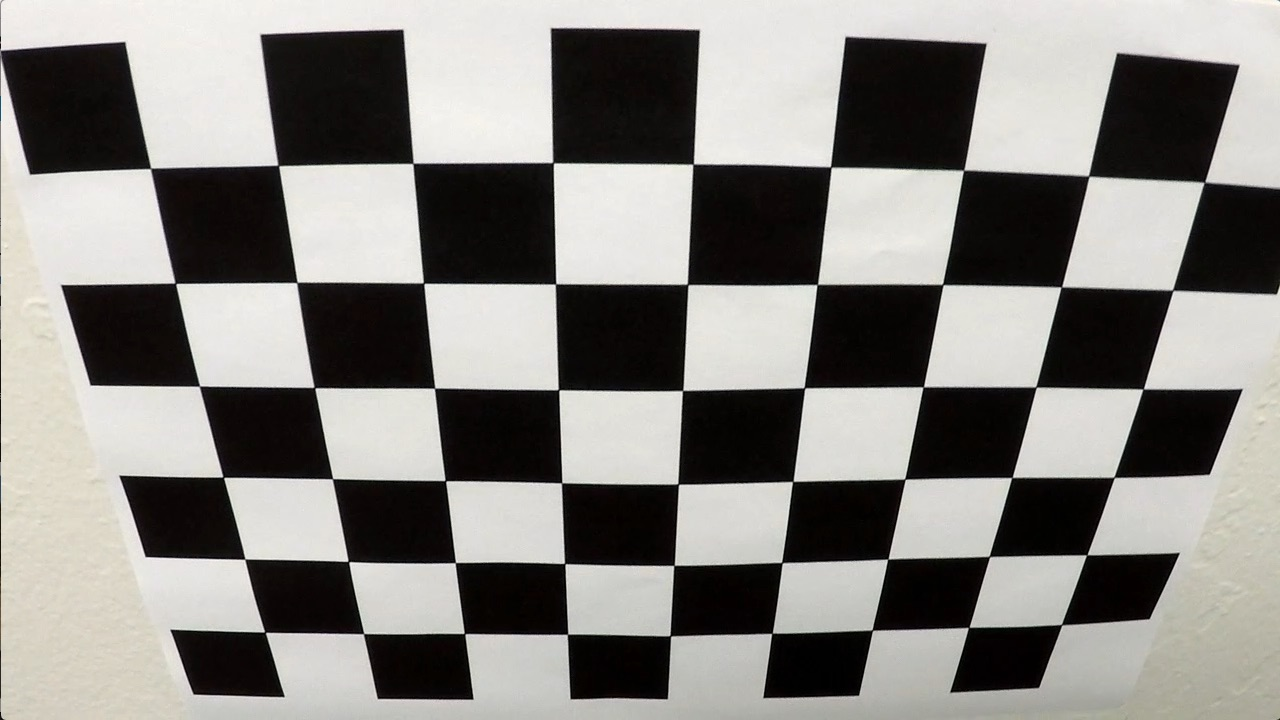
#> input picture examples/calibration0.jpg, 1280 x 720 px
$ python pipeline.py examples/calibration0.jpg   (older library calls are emulated)
#> lines starting #> are read from the running program, lines starting #| are printed output that depends on the picture
### calibrate.py
import cv2
import numpy as np
import sys, os, pickle

# Camera Calibration Helpers

NX = 9
NY = 6

class ImageLoader:
    def __init__(self, calibration_path):
        self.path = calibration_path
        self.mat, self.dist = load_calibration(calibration_path)

    def load_bgr(self, path):
        return undistort(cv2.imread(path), self.mat, self.dist)

    def load_rgb(self, path):
        return cv2.cvtColor(self.load_bgr(path), cv2.COLOR_BGR2RGB)

    def load_hsv(self, path):
        return cv2.cvtColor(self.load_bgr(path), cv2.COLOR_BGR2HSV)

    def load_hsl(self, path):
        return cv2.cvtColor(self.load_bgr(path), cv2.COLOR_BGR2HSL)

    def load_gray(self, path):
        return cv2.cvtColor(self.load_bgr(path), cv2.COLOR_BGR2GRAY)

    def undistort(self, img):
        return undistort(img, self.mat, self.dist)

# [40 lines left out: functions calibration_images, calibration_corners, calibrate, not called in this run]

def undistort(img, mtx, dist):
    return cv2.undistort(img, mtx, dist, None, mtx)

# [11 lines left out: functions view_calibration, write_calibration_images, not called in this run]

def save_calibration(path, mtx, dist):
    with open(path, 'wb') as f:
        pickle.dump((mtx, dist), f)

def load_calibration(path):
    with open(path, 'rb') as f:
        return pickle.load(f)

# [11 lines left out: function main, not called in this run]

# [2 lines that do not run on import are left out]

### conv.py
# Convolution Tests

import sys, os
import cv2
import numpy as np
import matplotlib.pyplot as plt

from perspective import *
from calibrate import ImageLoader

def load(path):
    loader = ImageLoader('calibration.p')
    return loader.load_bgr(path)

# [8 lines left out: function show, not called in this run]

def equalize_hist(img):
    if False:
        # Global Histogram Equalization
        img = cv2.equalizeHist(img)

    if False:
        # Striped Histogram Equalization
        steps = 4
        step = int(img.shape[0] / steps)
        rows = []
        for i in range(steps):
            rows.append(cv2.equalizeHist(img[(i * step):((i + 1) * step),:]))
        img = np.concatenate(rows)
    return img

def filter_thresh(img, thresh):
    img[img < thresh[0]] = -1.0
    img[img > thresh[1]] = -1.0
    img[img > -1.0] = 1.0
    return img

def filter_stripes(img, bias, mul, wmul=1, deriv=True):
    img = np.concatenate([
        filter_vline(img[0:80,:], (2, 6 * wmul), deriv),
        filter_vline(img[80:150,:], (2, 6 * wmul), deriv),
        filter_vline(img[150:220,:], (2, 6 * wmul), deriv),
    ])
    img += bias
    img[img < 0] = 0.0
    # img[img > 1.0] = 1.0
    # img[img > 0] = 1.0
    # img = img ** 2
    # img[:,:,0] = -1.0

    if mul is None:
        img /= img.max()
    else:
        img *= mul

    return img


def filter_vline(img, size, deriv=True):
    kernel = (np.concatenate([
        np.zeros(size, np.float32),
        np.ones(size, np.float32),
        np.ones(size, np.float32),
        np.zeros(size, np.float32),
    ], axis=1) - 0.5) / (size[0] * size[1] * 4)
    if deriv:
        kernel = cv2.GaussianBlur(kernel, (5, 5), 0, 0)
        k2 = np.array([[-0.5, -0.5, 0.5, 0.5]])
        kernel = cv2.filter2D(kernel, -1, k2)
    return cv2.filter2D(img, -1, kernel, borderType=cv2.BORDER_REFLECT)

# [12 lines left out: function midpoint_adjust, not called in this run]

def score(*args):
    print(args)
    return 0

def process_image(img):
    img = hsv(img)
    # img[:,:,1] = equalize_hist(img[:,:,1])
    img[:,:,2] = equalize_hist(img[:,:,2])
    # return cv2.cvtColor(img, cv2.COLOR_HSV2BGR)
    img = img.astype(np.float32) / 255.0


    # img[:,:,0] = filter_stripes(1 - np.abs(img[:,:,0] - 0.035), 0.005, 30.0, wmul=2)

    h = filter_thresh(img[:,:,0], (0.075, 0.100))
    # s = filter_stripes(img[:,:,1], -0.005, 10)
    s = filter_stripes(img[:,:,1], -0.015, 10, deriv=False)
    v_s = filter_stripes(img[:,:,2], -0.005, 20)
    # TODO Vary threshold based on local image
    v_t = filter_thresh(img[:,:,2], (0.60, 1.0))

    h[h > 0] = 1.0
    s[s > 0] = 1.0
    v_s[v_s > 0] = 1.0
    v_t[v_t > 0] = 1.0

    kernel = np.ones((3, 3),np.uint8)

    # a = h * s
    # a_o = h * s
    a =  cv2.dilate(h, kernel, iterations=2) * s
    a[a > 0] = 1.0
    b = s * v_s
    c = v_s * v_t

    return np.dstack([a, b, c])

# [7 lines left out: function merge, not called in this run]

def identity(img):
    return img

def gray(img):
    return cv2.cvtColor(img, cv2.COLOR_BGR2HLS)[:,:,1]

def gray_f32(img):
    return (gray(img).astype(np.float32) / 255.0)

def hsv(img):
    return cv2.cvtColor(img, cv2.COLOR_BGR2HSV)

def hsv_f32(img):
    return (hsv(img).astype(np.float32) / 255.0)

def hls(img):
    return cv2.cvtColor(img, cv2.COLOR_BGR2HLS)

def hls_f32(img):
    return (hls(img).astype(np.float32) / 255.0)


def filter_avg(img, size=(5, 5)):
    kernel = np.ones(size, np.float32) / (size[0] * size[1])
    return cv2.filter2D(img,-1,kernel)

# [4 lines left out: function main, not called in this run]


# [2 lines that do not run on import are left out]

### pipeline.py
import cv2
import numpy as np
import matplotlib.pyplot as plt
import sys, os, pickle
from moviepy.editor import VideoFileClip

from calibrate import ImageLoader
import conv

PIPELINE_CFG = {
    'calibration_path': 'calibration.p',
    'mask' : (0.08, 0.40),
    'font' : cv2.FONT_HERSHEY_SIMPLEX,
}

WHITE = (255, 255, 255)

VCROP = (420, -80)

class Pipeline:
    def __init__(self, cfg):
        self.cfg = cfg
        self.loader = ImageLoader(cfg['calibration_path'])
#> (reads calibration.p from the repository)
        self.img_shape = None
        self.M = None
        self.Minv = None
        self.fit_left = None
        self.fit_right = None
        self.fit_arr_left = []
        self.fit_arr_right = []
        self.num_left = 0
        self.num_right = 0
        self.frames = 0
        self.reset_frames = 100
        self.n_avg = 1
        self.base_lines = None
        self.stage = None

    def process(self, img):
        # Image is BGR Colorspace
        img = img[VCROP[0]:VCROP[1],:]

        img_h, img_w = img.shape[:2]
        if self.img_shape is None:
            self.img_shape = (img_w, img_h)

        self.warp_shape = (1280, 800)


        if self.M is None:
            self.M, self.Minv = self.perspective_transform(
                vp = (640, 0),
                tl = (520, 40),
                bl = (0, 220),
                out = self.warp_shape
            )

        # From warped image measurements
        #
        #   Lane Width = ~640px
        #   Dash Height = ~120px
        #
        #   Actual Width = 3.7m
        #   Actual Height = 3m
        #
        #   Xpx / Xm = 640 / 3.7
        #   Ypx / Ym = 120 / 3

        self.xpx_per_m = 640 / 3.7
        self.ypx_per_m = 120 / 3.0

        self.xm_per_pix = 3.7 / 640
        # self.ym_per_pix = 3.0 / 120.0

        # Add fudge factor to bring curvature closer to nominal
        # Perspective transform may need to be adjusted
        self.ym_per_pix = 1.5 * 3.0 / 120.0

        # [6 lines of commented-out code are left out]
        img_conv = conv.process_image(img)

        # return img_conv

        if self.stage == 'CONV':
            return cv2.addWeighted(img, 0.25, (img_conv * 255.0).astype(np.uint8), 1, 0)

        # img_combined = np.dot(img_conv, np.array([1.0, 0.0, 0.0]).transpose() / 1.0)
        img_combined = img_conv[:,:,0] + img_conv[:,:,1] + img_conv[:,:,2]
        # print(img_combined.min(), img_combined.mean(), img_combined.max())
        img_combined[img_combined < 0.0] = 0
        img_combined[img_combined > 0.0] = 1.0
        img_combined = img_combined.astype(np.uint8)


        if self.stage == 'COMB':
            img_out = np.dstack((img_combined, img_combined, img_combined)) * 255 # making the original road pixels 3 color channels
            return cv2.addWeighted(img, 0.5, img_out.astype(np.uint8), 1, 0)


        if False:
            # img_out = np.dstack((img_conv, img_combined, img_combined)) * 255 # making the original road pixels 3 color channels
            img_out = cv2.addWeighted(img, 0.5, img_conv.astype(np.uint8), 0.5, 0)
            self.view(img_out)


        img_warped = self.warp(img_combined)

        if self.stage == 'WARPED':
            # self.view(img_warped)
            # return img_warped
            return (np.dstack((img_warped, img_warped, img_warped)) * 255).astype(np.uint8)

        min_bins = 3

        fit_left, fit_right = self.fit_left, self.fit_right
        num_left, num_right = 0, 0
        # fit_left, num_left = None, 0
        # fit_right, num_right = None, 0

        # Reset every N rames

        reset = False

        if self.frames % self.reset_frames == 0:
            print('force reset frames')
            # Reset priors so find_line_with_priors is not used
            # fit_left, fit_right = None, None
            reset = True


        if fit_left is None:
            print('fit_left is None')
        else:
            fit_left, num_left = self.find_line_with_priors(img_warped, fit_left, margin=20)
            if fit_left is None:
                print('find_line_with_priors lost left')

        if fit_right is None:
            print('fit_right is None')
        else:
            fit_right, num_right = self.find_line_with_priors(img_warped, fit_right, margin=20)
            if fit_right is None:
                print('find_line_with_priors lost right')


        if fit_left is not None and fit_left[0] is not None and fit_right is not None and fit_right[0] is not None:
            if fit_left[0][0] == fit_right[0][0]:
                print("Both lanes the same")
                reset = True

        if reset:
            if self.base_lines is None:
                self.base_lines = self.find_base_lines(img_warped)

            left_x, right_x = self.base_lines
            if fit_left is None:
                print('search for left')
                fit_left, num_left = self.find_line(img_warped, left_x)

            if fit_right is None:
                print('search for right')
                fit_right, num_right = self.find_line(img_warped, right_x)

        n_avg = self.n_avg

        if fit_left is None or num_left < min_bins:
            print("Lost left, using last fit", num_left)
            # print(fit_left, num_left)
            fit_left = self.fit_left
            num_right = self.num_right
        else:
            self.fit_arr_left.append(fit_left)
            self.fit_arr_left = self.fit_arr_left[-n_avg:]
            self.fit_left = np.concatenate([self.fit_arr_left]).mean(axis=0)
            if self.fit_left is None:
                print("fit_arr_left is None")
            self.num_left = num_left

        if fit_right is None or num_right < min_bins:
            print("Lost right, using last fit", num_right)
            # print(fit_right, num_right)
            fit_right = self.fit_right
            num_right = self.num_right
        else:
            self.fit_arr_right.append(fit_right)
            self.fit_arr_right = self.fit_arr_right[-n_avg:]
            self.fit_right = np.concatenate([self.fit_arr_right]).mean(axis=0)
            if self.fit_right is None:
                print("fit_arr_right is None")
            self.num_right = num_right

        # print(fit_left, fit_right)
        # print(self.fit_left, self.fit_right)


        if True:
            # Overlay img_combined
            z = np.zeros_like(img_combined)
            tmp = np.dstack((img_combined, img_combined, img_combined)) * 255 # making the original road pixels 3 color channels
            # print(img_out.dtype, tmp.dtype)
            img = cv2.addWeighted(img, 0.5, tmp.astype(np.uint8), 1.0, 0)
            # self.view(img_out)
        if False:
            # Overlay img_combined
            img_out = cv2.addWeighted(img_out, 0.5, (255 * img_conv).astype(np.uint8), 1, 0)
            # self.view(img_out)

        img_out = self.draw_unwarped(img, img_warped, self.fit_left, self.fit_right)

        # Curve Radius

        # Evaluate radius at warped image bottom
        yeval_px = img_warped.shape[0]
        yeval_m = yeval_px * self.ym_per_pix

        left_radius_px, left_px = 0, 0
        right_radius_px, right_px = 0, 0
        left_radius_m, left_m = 0, 0
        right_radius_m, right_m = 0, 0

        # print(fit_left, fit_right)

        if fit_left is not None and fit_left[0] is not None:
            left_radius_px = self.curve_radius(fit_left[0], yeval_px)
            left_px = self.x_at(fit_left[0], yeval_px)

        if fit_right is not None and fit_right[0] is not None:
            right_radius_px = self.curve_radius(fit_right[0], yeval_px)
            right_px = self.x_at(fit_right[0], yeval_px)


        if fit_left is not None and fit_left[1] is not None:
            left_radius_m = self.curve_radius(fit_left[1], yeval_m)
            left_m = self.x_at(fit_left[1], yeval_m)

        if fit_right is not None and fit_right[1] is not None:
            right_radius_m = self.curve_radius(fit_right[1], yeval_m)
            right_m = self.x_at(fit_right[1], yeval_m)

        # Draw Info

        line = ''
        line += 'Bins: %d %d ' % (num_left, num_right)
        line += '| Radius: %dpx %dpx / %dm %dm ' % (left_radius_px, right_radius_px, left_radius_m, right_radius_m)
        # line += 'Pos: %dpx %dpx / %2.2fm %2.2fm ' % (left_px, right_px, left_m, right_m)
        if left_px and right_px and left_m and right_m:
            width_px = right_px - left_px
            width_m = right_m - left_m
            line += '| Width: %dpx / %2.2fm ' % (width_px, width_m)

            avg_px = (left_px + right_px) / 2
            avg_m = (left_m + right_m) / 2

            mid_px = img_warped.shape[1] // 2
            mid_m = mid_px * self.xm_per_pix

            pos_px = mid_px - avg_px
            pos_m = mid_m - avg_m

            line += '| Pos: %dpx / %2.2fm ' % (pos_px, pos_m)

        line += ''
        print(line)
        self.draw_text(img_out, line, (10, 20), 0.5, WHITE)


        self.frames += 1
        return img_out

    def load_image(self, path):
        return self.loader.load_bgr(path)

    def find_base_lines(self, img):
        # Histogram of Warped Image
        histogram = np.sum(img[img.shape[0]//2:,:], axis=0)
        # Find midpoint
        midpoint = np.int(histogram.shape[0]/2)
        # Find left peak
        leftx_base = np.argmax(histogram[:midpoint])
        # Find right peak
        rightx_base = np.argmax(histogram[midpoint:]) + midpoint

        return leftx_base, rightx_base

    def find_line(self, img, x_base, nwindows=18, margin=20, minpix=300):
        binary_warped = img

        # Set height of windows
        window_height = np.int(binary_warped.shape[0]/nwindows)

        # Identify the x and y positions of all nonzero pixels in the image
        nonzero = binary_warped.nonzero()
        nonzeroy = np.array(nonzero[0])
        nonzerox = np.array(nonzero[1])

        # Current positions to be updated for each window
        x_current = x_base

        # Create empty lists to receive left and right lane pixel indices
        lane_inds = []


        last_delta = 0

        # Step through the windows one by one
        for window in range(nwindows):
            # Identify window boundaries in x and y (and right and left)
            win_y_low = binary_warped.shape[0] - (window+1)*window_height
            win_y_high = binary_warped.shape[0] - window*window_height
            win_x_low = x_current - margin
            win_x_high = x_current + margin

            # Identify the nonzero pixels in x and y within the window
            good_inds = ((nonzeroy >= win_y_low) & (nonzeroy < win_y_high) & (nonzerox >= win_x_low) &  (nonzerox < win_x_high)).nonzero()[0]

            # Append these indices to the lists
            lane_inds.append(good_inds)

            # If you found > minpix pixels, recenter next window on their mean position
            if len(good_inds) > minpix:
                x_last = x_current
                x_current = np.int(np.mean(nonzerox[good_inds]))
                last_delta = x_current - x_last
            else:
                x_current += last_delta

        # Concatenate the arrays of indices
        lane_inds = np.concatenate(lane_inds)

        # Extract left and right line pixel positions
        x = nonzerox[lane_inds]
        y = nonzeroy[lane_inds]

        num_x = np.count_nonzero(x)

        h = np.histogram(y, bins=8, range=(0, img.shape[0]))
        bins = np.count_nonzero(h[0])


        if num_x > 0 :
            fit_px = np.polyfit(y, x, 2)
            fit_m = np.polyfit(y * self.ym_per_pix, x * self.xm_per_pix, 2)
            fit = (fit_px, fit_m)
        else:
            fit = None

        return fit, bins

    # [54 lines left out: functions find_lines, find_line_with_priors, find_lines_with_priors, not called in this run]

    def warp(self, img, size=None):
        if size is None:
            size = self.warp_shape
        return cv2.warpPerspective(img, self.M, size, flags=cv2.INTER_LINEAR)

    def unwarp(self, img, size=None):
        if size is None:
            size = self.img_shape
        return cv2.warpPerspective(img, self.Minv, size, flags=cv2.INTER_LINEAR)

    def draw_unwarped(self, undist, warped, left_fit, right_fit):
        if left_fit is None or right_fit is None:
            print("No lines")
            return undist
        # if self.num_left == 0 or self.num_right == 0:
        #     return undist

        left_fit = left_fit[0]
        right_fit = right_fit[0]

        image = undist
        binary_warped = warped

        ploty = np.linspace(0, binary_warped.shape[0] - 1, binary_warped.shape[0] )
        left_fitx = left_fit[0] * ploty ** 2 + left_fit[1] * ploty + left_fit[2]
        right_fitx = right_fit[0] * ploty ** 2 + right_fit[1] * ploty + right_fit[2]


        # Create an image to draw the lines on
        warp_zero = np.zeros_like(warped).astype(np.uint8)
        color_warp = np.dstack((warp_zero, warp_zero, warp_zero))

        # print(left_fitx.shape, ploty.shape)

        # Recast the x and y points into usable format for cv2.fillPoly()
        pts_left = np.array([np.transpose(np.vstack([left_fitx, ploty]))])
        pts_right = np.array([np.flipud(np.transpose(np.vstack([right_fitx, ploty])))])
        pts = np.hstack((pts_left, pts_right))

        # Draw the lane onto the warped blank image
        cv2.fillPoly(color_warp, np.int_([pts]), (0,255, 0))

        # return color_warp.astype(np.uint8)

        newwarp = self.unwarp(color_warp)

        return cv2.addWeighted(undist, 1, newwarp, 0.3, 0)

    def x_at(self, fit, y_eval):
        return fit[0] * y_eval ** 2 + fit[1] * y_eval + fit[2]

    def curve_radius(self, fit, y_eval):
        curverad = ((1 + (2 * fit[0] * y_eval + fit[1]) ** 2) ** 1.5) / np.absolute(2 * fit[0])
        # Example values - px: 1926.74 1908.48
        return curverad

    def draw_text(self, img, text, org, scale, color):
        org = [org[0], org[1]]
        shape = img.shape
        if org[0] < 0:
            org[0] = shape[1] + org[0]
        if org[1] < 0:
            org[1] = shape[0] + org[1]
        org = (org[0], org[1])
        cv2.putText(img, text, org, cv2.FONT_HERSHEY_SIMPLEX, scale, color, 1, cv2.LINE_AA)

    def draw_poly(self, img, points, closed, color, thickness=1):
        cv2.polylines(img, [np.array(points, np.int32)], closed, color, thickness)

    def perspective_transform(self, vp, tl, bl, out):
        # Symmetric perspective transform based on vanishing point, top left, bottom left

        src = np.array([
            (tl[0], tl[1]),
            (vp[0] + (vp[0] - tl[0]), tl[1]),
            (bl[0], bl[1]),
            (vp[0] + (vp[0] - bl[0]), bl[1])],
        np.float32)
        dst = np.array([(0, 0), (out[0], 0), (0, out[1]), (out[0], out[1])], np.float32)
        M = cv2.getPerspectiveTransform(src, dst)
        Minv = cv2.getPerspectiveTransform(dst, src)

        return M, Minv

    # [4 lines left out: function process_video, not called in this run]

    def run(self, path):
        return self.process(self.load_image(path))

    def view(self, img):
        cv2.imshow('img', img)
        cv2.waitKey()

    # [11 lines left out: function process_movie, not called in this run]

def main(args):
    pipeline = Pipeline(PIPELINE_CFG)

    arg = args[0]
    if os.path.splitext(arg)[1] == '.jpg':
        if len(args) == 1:
            pipeline.view(pipeline.run(arg))
#> in filter_thresh, `img[img > thresh[1]] = -1.0`:
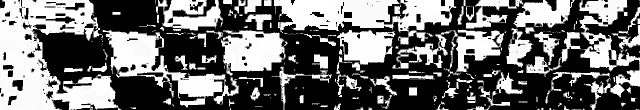
#> img: shape (220, 1280) float32 (shown at 1/2 size); min -1, max 0.098, mean -0.528; drawn with min black and max white
#> call 2 of filter_stripes, with bias = -0.005, mul = 20, wmul = 1, deriv = True
#> call 4 of filter_vline, with size = (2, 6), deriv = True
#> in filter_vline (call 4), `return cv2.filter2D(img, -1, kernel, borderType=cv2.BORDER_REFLECT)`:
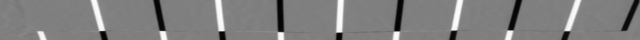
#> returned value: shape (80, 1280) float32 (shown at 1/2 size); min -0.0701, max 0.0699, mean 4.28e-05; drawn with min black and max white
#> in filter_vline (call 5), `return cv2.filter2D(img, -1, kernel, borderType=cv2.BORDER_REFLECT)`:
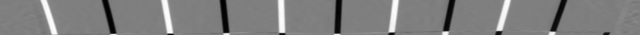
#> returned value: shape (70, 1280) float32 (shown at 1/2 size); min -0.0692, max 0.0696, mean 5.77e-05; drawn with min black and max white
#> in filter_vline (call 6), `return cv2.filter2D(img, -1, kernel, borderType=cv2.BORDER_REFLECT)`:
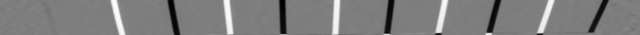
#> returned value: shape (70, 1280) float32 (shown at 1/2 size); min -0.0677, max 0.0694, mean 7.66e-05; drawn with min black and max white
#> in filter_stripes (call 2), `img = np.concatenate([ filter_vline(img[0:80,:], (2, 6 * wmul), deriv)..`:
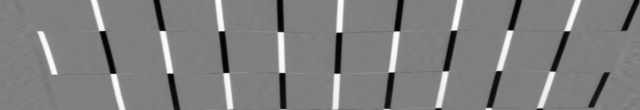
#> img: shape (220, 1280) float32 (shown at 1/2 size); min -0.0701, max 0.0699, mean 5.83e-05; drawn with min black and max white
#> in filter_stripes (call 2), `img *= mul`:
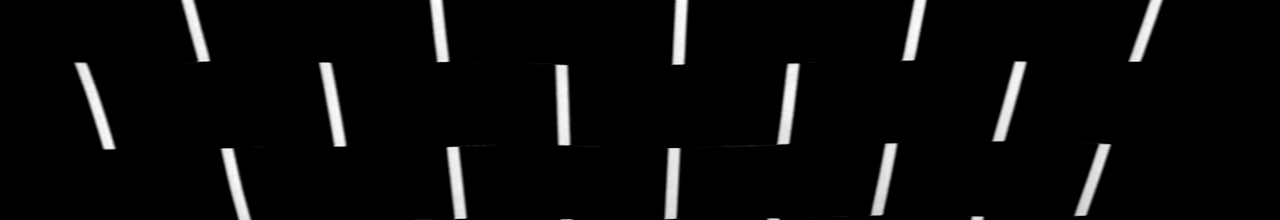
#> img: shape (220, 1280) float32; min 0, max 1.3, mean 0.0546; drawn with min black and max white
#> call 2 of filter_thresh, with thresh = (0.6, 1)
#> in filter_thresh (call 2), `img[img < thresh[0]] = -1.0`:
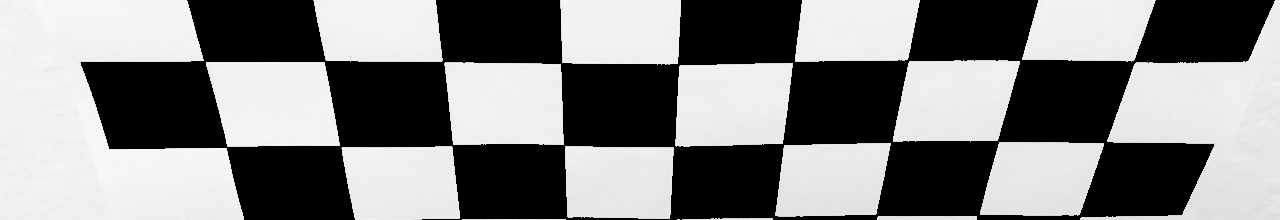
#> img: shape (220, 1280) float32; min -1, max 0.973, mean 0.0141; drawn with min black and max white
#> (the rest of the program and of its run is left out)
